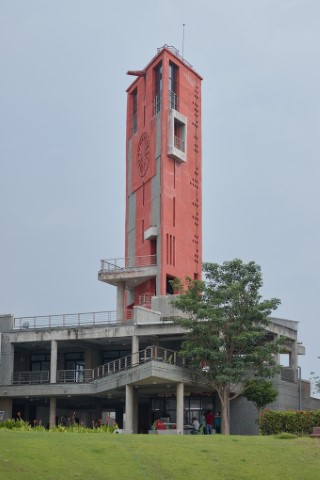
#> input picture Lalminar.jpg, 320 x 480 px
$ jupyter execute LabAssignment6.ipynb
#> lines starting #> are read from the running program, lines starting #| are printed output that depends on the picture
[cell 1]
import numpy as np
import matplotlib.pyplot as plt
import pandas as pd
import cv2
import scipy

# Question 1
Plot the PMF and CDF of Bernoulli, Geometric, Binomial, and Poission random variables. Choose various values of parameters.

[cell 2]
# bernauli random variable
# for p=0.5
p=0.5
bernauli_distr=np.random.binomial(1,p,1000)
p=0.3
bernauli_distr1=np.random.binomial(1,p,1000)
p=0.7
bernauli_distr2=np.random.binomial(1,p,1000)
p=0.9
bernauli_distr3=np.random.binomial(1,p,1000)
# plot the pmf
plt.figure(figsize=(10,10))
plt.subplot(2,2,1)
plt.hist(bernauli_distr)
plt.title("PMF of Bernauli random variable for p=0.5")
plt.subplot(2,2,2)
plt.hist(bernauli_distr1)
plt.title("PMF of Bernauli random variable for p=0.3")
plt.subplot(2,2,3)
plt.hist(bernauli_distr2)
plt.title("PMF of Bernauli random variable for p=0.7")
plt.subplot(2,2,4)
plt.hist(bernauli_distr3)
plt.title("PMF of Bernauli random variable for p=0.9")
plt.show()

# plot the cdf
plt.figure(figsize=(10,10))
plt.subplot(2,2,1)
plt.hist(bernauli_distr,cumulative=True)
plt.title("CDF of Bernauli random variable for p=0.5")
plt.subplot(2,2,2)
plt.hist(bernauli_distr1,cumulative=True)
plt.title("CDF of Bernauli random variable for p=0.3")
plt.subplot(2,2,3)
plt.hist(bernauli_distr2,cumulative=True)
plt.title("CDF of Bernauli random variable for p=0.7")
plt.subplot(2,2,4)
plt.hist(bernauli_distr3,cumulative=True)
plt.title("CDF of Bernauli random variable for p=0.9")
plt.show()

# for geometric random variable
# for p=0.5
p=0.5
geometric_distr=np.random.geometric(p,1000)
p=0.3
geometric_distr1=np.random.geometric(p,1000)
p=0.7
geometric_distr2=np.random.geometric(p,1000)
p=0.9
geometric_distr3=np.random.geometric(p,1000)
# plot the pmf
plt.figure(figsize=(10,10))
plt.subplot(2,2,1)
plt.hist(geometric_distr)
plt.title("PMF of Geometric random variable for p=0.5")
plt.subplot(2,2,2)
plt.hist(geometric_distr1)
plt.title("PMF of Geometric random variable for p=0.3")
plt.subplot(2,2,3)
plt.hist(geometric_distr2)
plt.title("PMF of Geometric random variable for p=0.7")
plt.subplot(2,2,4)
plt.hist(geometric_distr3)
plt.title("PMF of Geometric random variable for p=0.9")
plt.show()
# cdf
plt.figure(figsize=(10,10))
plt.subplot(2,2,1)
plt.hist(geometric_distr,cumulative=True)
plt.title("CDF of Geometric random variable for p=0.5")
plt.subplot(2,2,2)
plt.hist(geometric_distr1,cumulative=True)
plt.title("CDF of Geometric random variable for p=0.3")
plt.subplot(2,2,3)
plt.hist(geometric_distr2,cumulative=True)
plt.title("CDF of Geometric random variable for p=0.7")
plt.subplot(2,2,4)
plt.hist(geometric_distr3,cumulative=True)
plt.title("CDF of Geometric random variable for p=0.9")
plt.show()

# for binomial random variable
# for p=0.5
p=0.5
binomial_distr=np.random.binomial(10,p,1000)
p=0.3
binomial_distr1=np.random.binomial(10,p,1000)
p=0.7
binomial_distr2=np.random.binomial(10,p,1000)
p=0.9
binomial_distr3=np.random.binomial(10,p,1000)
# plot the pmf
plt.figure(figsize=(10,10))
plt.subplot(2,2,1)
plt.hist(binomial_distr)
plt.title("PMF of Binomial random variable for p=0.5")
plt.subplot(2,2,2)
plt.hist(binomial_distr1)
plt.title("PMF of Binomial random variable for p=0.3")
plt.subplot(2,2,3)
plt.hist(binomial_distr2)
plt.title("PMF of Binomial random variable for p=0.7")
plt.subplot(2,2,4)
plt.hist(binomial_distr3)
plt.title("PMF of Binomial random variable for p=0.9")
plt.show()
# cdf
plt.figure(figsize=(10,10))
plt.subplot(2,2,1)
plt.hist(binomial_distr,cumulative=True)
plt.title("CDF of Binomial random variable for p=0.5")
plt.subplot(2,2,2)
plt.hist(binomial_distr1,cumulative=True)
plt.title("CDF of Binomial random variable for p=0.3")
plt.subplot(2,2,3)
plt.hist(binomial_distr2,cumulative=True)
plt.title("CDF of Binomial random variable for p=0.7")
plt.subplot(2,2,4)
plt.hist(binomial_distr3,cumulative=True)
plt.title("CDF of Binomial random variable for p=0.9")
plt.show()

# for poisson random variable
# for lambda=5
lam=5
poisson_distr=np.random.poisson(lam,1000)
lam=3
poisson_distr1=np.random.poisson(lam,1000)
lam=7
poisson_distr2=np.random.poisson(lam,1000)
lam=9
poisson_distr3=np.random.poisson(lam,1000)
# plot the pmf
plt.figure(figsize=(10,10))
plt.subplot(2,2,1)
plt.hist(poisson_distr)
plt.title("PMF of Poisson random variable for lambda=5")
plt.subplot(2,2,2)
plt.hist(poisson_distr1)
plt.title("PMF of Poisson random variable for lambda=3")
plt.subplot(2,2,3)
plt.hist(poisson_distr2)
plt.title("PMF of Poisson random variable for lambda=7")
plt.subplot(2,2,4)
plt.hist(poisson_distr3)
plt.title("PMF of Poisson random variable for lambda=9")
plt.show()
# cdf
plt.figure(figsize=(10,10))
plt.subplot(2,2,1)
plt.hist(poisson_distr,cumulative=True)
plt.title("CDF of Poisson random variable for lambda=5")
plt.subplot(2,2,2)
plt.hist(poisson_distr1,cumulative=True)
plt.title("CDF of Poisson random variable for lambda=3")
plt.subplot(2,2,3)
plt.hist(poisson_distr2,cumulative=True)
plt.title("CDF of Poisson random variable for lambda=7")
plt.subplot(2,2,4)
plt.hist(poisson_distr3,cumulative=True)
plt.title("CDF of Poisson random variable for lambda=9")
plt.show()

# Question 2
Show the equivalence and the difference between various choices of parameters for Binomial and Poission distributions. Use both PMF and CDF.

[cell 3]
# Show the equivalence and the difference between various choices of parameters for Binomial and Poission distributions. Use both PMF and CDF.
binomial_distri=np.random.binomial(10,0.5,1000)
poisson_distri=np.random.poisson(5,1000)
plt.figure(figsize=(10,10))
plt.subplot(2,2,1)
plt.hist(binomial_distri)
plt.title("PMF of Binomial random variable for n=10 and p=0.5")
plt.subplot(2,2,2)
plt.hist(poisson_distri)
plt.title("PMF of Poisson random variable for lambda=5")
plt.subplot(2,2,3)
plt.hist(binomial_distri,cumulative=True)
plt.title("CDF of Binomial random variable for n=10 and p=0.5")
plt.subplot(2,2,4)
plt.hist(poisson_distri,cumulative=True)
plt.title("CDF of Poisson random variable for lambda=5")
plt.show()

# Question 3
Read an image and add different amounts of Gaussian Noise and display the corrupted images.

[cell 4]
import copy
# download the image from https://raw.githubusercontent.com/cpatel321/cpatel321/main/Lalminar.jpg
img = cv2.imread('Lalminar.jpg', 0)
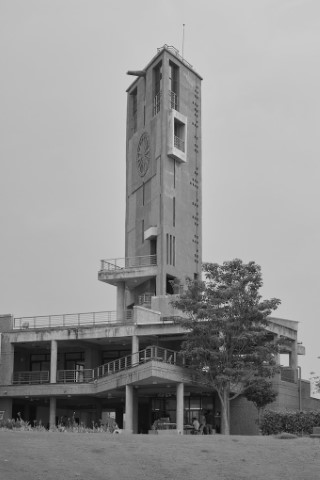
#> img: shape (480, 320); min 5, max 213, mean 146.5
mean = 0
plt.figure(figsize=(20,20))
plt.subplot(1,5,1)
var=0
sigma = var**0.5
gaussian_array = np.random.normal(mean, sigma, (img.shape))
gaussian_added=gaussian_array+copy.deepcopy(img)
plt.imshow(gaussian_added,cmap='gray')
plt.title("Original image")

plt.xticks([])
plt.yticks([])


plt.subplot(1,5,2)
var=20
sigma = var**0.5
gaussian_array = np.random.normal(mean, sigma, (img.shape))
gaussian_added=gaussian_array+copy.deepcopy(img)
plt.imshow(gaussian_added,cmap='gray')
plt.title("Variance=20")
plt.xticks([])
plt.yticks([])

plt.subplot(1,5,3)
var=50
sigma = var**0.5
gaussian_array = np.random.normal(mean, sigma, (img.shape))
gaussian_added=gaussian_array+copy.deepcopy(img)
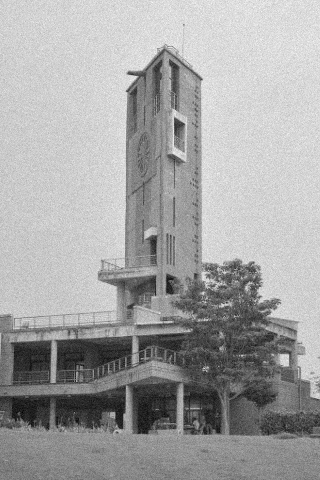
#> gaussian_added: shape (480, 320) float64; min -13.56, max 234.9, mean 146.6; drawn with min black and max white
plt.imshow(gaussian_added,cmap='gray')
plt.title("Variance=50")
plt.xticks([])
plt.yticks([])

plt.subplot(1,5,4)
var=70
sigma = var**0.5
gaussian_array = np.random.normal(mean, sigma, (img.shape))
gaussian_added=gaussian_array+copy.deepcopy(img)
plt.imshow(gaussian_added,cmap='gray')
plt.title("Variance=70")
plt.xticks([])
plt.yticks([])


plt.subplot(1,5,5)
var=100
sigma = var**0.5
gaussian_array = np.random.normal(mean, sigma, (img.shape))
gaussian_added=gaussian_array+copy.deepcopy(img)
plt.imshow(gaussian_added,cmap='gray')
plt.title("Variance=100")
plt.xticks([])
plt.yticks([])

plt.show()

# Question 4
Plot the PDF and CDF of the following random variables for different parameter values.
- Uniform
- Exponential
- Rayleigh
- Laplacian
- Gaussian (Normal)
- Chi-square
- Erlang a
- Log-normal
- Cauchy
- Beta
- Weibull

# Acknowledgement
I don't know most of the distribution and I still don't know many of the distributions used in first and this question. I have used numpy and scipy's documentations and many 3rd party programming sites like geeksforggeeks. And special thanks to openai.

[cell 5]
# for uniform random variable
uniform_distr=np.random.uniform(0,1,1000)
uniform_distr1=np.random.uniform(0,2,1000)
uniform_distr2=np.random.uniform(0,3,1000)
uniform_distr3=np.random.uniform(0,4,1000)
# plot the pmf
plt.figure(figsize=(10,10))
plt.subplot(2,2,1)
plt.hist(uniform_distr)
plt.title("PMF of Uniform random variable for a=0 and b=1")
plt.subplot(2,2,2)
plt.hist(uniform_distr1)
plt.title("PMF of Uniform random variable for a=0 and b=2")
plt.subplot(2,2,3)
plt.hist(uniform_distr2)
plt.title("PMF of Uniform random variable for a=0 and b=3")
plt.subplot(2,2,4)
plt.hist(uniform_distr3)
plt.title("PMF of Uniform random variable for a=0 and b=4")
plt.show()
# plot the cdf
plt.figure(figsize=(10,10))
plt.subplot(2,2,1)
plt.hist(uniform_distr,cumulative=True)
plt.title("CDF of Uniform random variable for a=0 and b=1")
plt.subplot(2,2,2)
plt.hist(uniform_distr1,cumulative=True)
plt.title("CDF of Uniform random variable for a=0 and b=2")
plt.subplot(2,2,3)
plt.hist(uniform_distr2,cumulative=True)
plt.title("CDF of Uniform random variable for a=0 and b=3")
plt.subplot(2,2,4)
plt.hist(uniform_distr3,cumulative=True)
plt.title("CDF of Uniform random variable for a=0 and b=4")
plt.show()
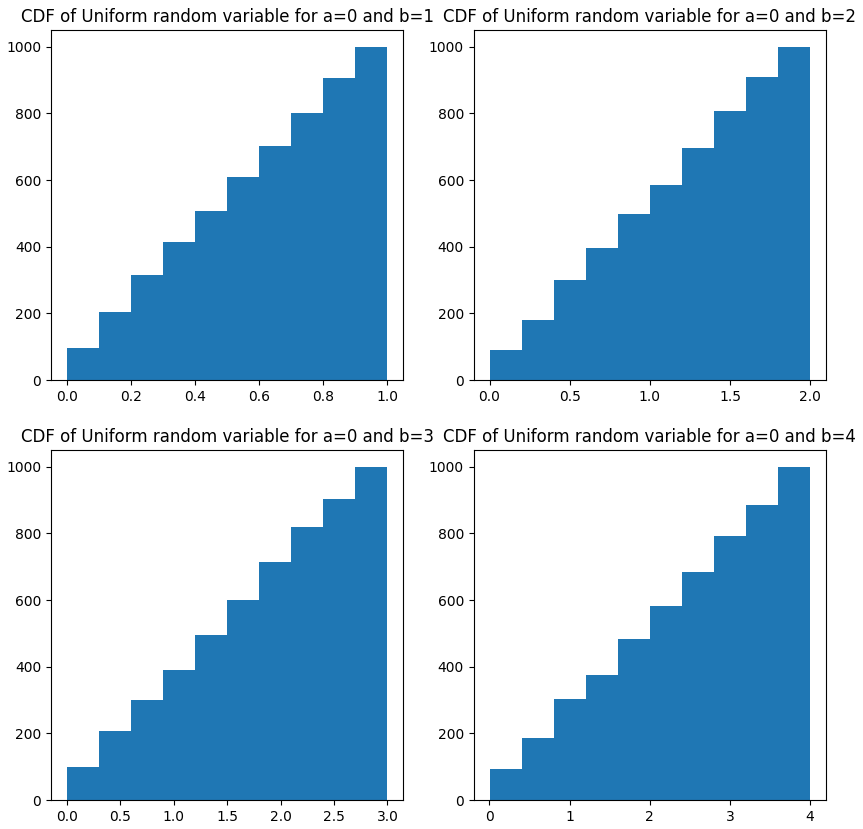
#> figure drawn by matplotlib, 4 panels; panel 1: tallest bar 1000 high, from x = 0.9 to 1; panel 2: tallest bar 1000 high, from x = 1.8 to 2; panel 3: tallest bar 1000 high, from x = 2.7 to 3; panel 4: tallest bar 1000 high, from x = 3.6 to 4

# for exponential random variable
np.random.exponential()
exponential_distr=np.random.exponential(1,1000)
exponential_distr1=np.random.exponential(2,1000)
exponential_distr2=np.random.exponential(3,1000)
exponential_distr3=np.random.exponential(4,1000)
# plot the pmf
plt.figure(figsize=(10,10))
plt.subplot(2,2,1)
plt.hist(exponential_distr)
plt.title("PMF of Exponential random variable for lambda=1")
plt.subplot(2,2,2)
plt.hist(exponential_distr1)
plt.title("PMF of Exponential random variable for lambda=2")
plt.subplot(2,2,3)
plt.hist(exponential_distr2)
plt.title("PMF of Exponential random variable for lambda=3")
plt.subplot(2,2,4)
plt.hist(exponential_distr3)
plt.title("PMF of Exponential random variable for lambda=4")
plt.show()
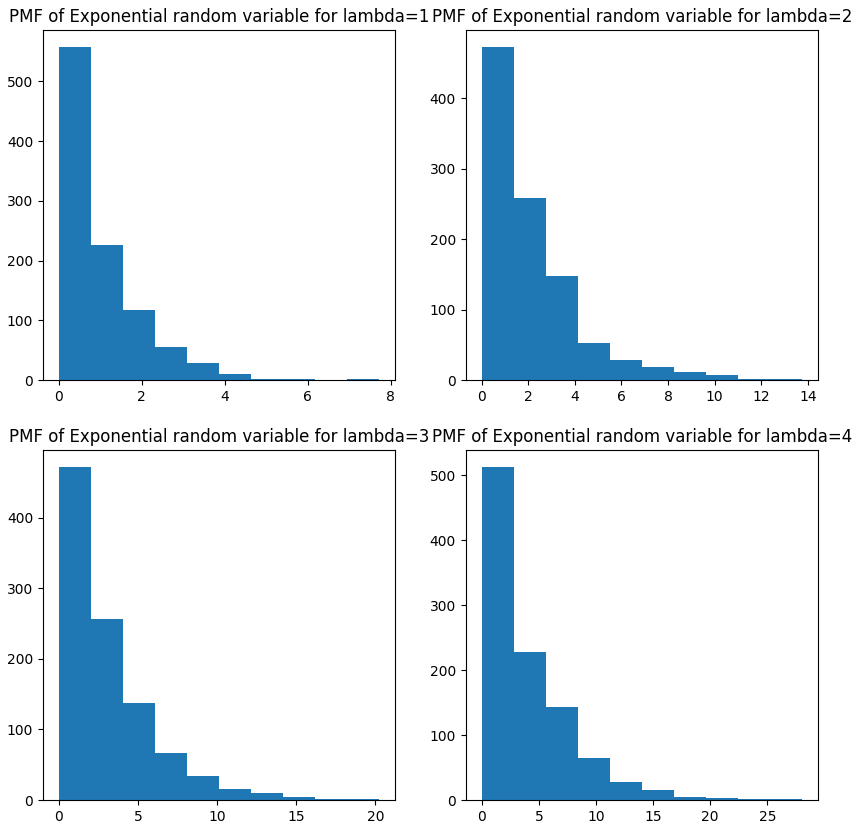
#> figure drawn by matplotlib, 4 panels; panel 1: tallest bar 558 high, from x = 0.00449 to 0.777; panel 2: tallest bar 473 high, from x = 0.00107 to 1.38; panel 3: tallest bar 472 high, from x = 0.00524 to 2.03; panel 4: tallest bar 513 high, from x = 0.000434 to 2.8
# plot the cdf
plt.figure(figsize=(10,10))
plt.subplot(2,2,1)
plt.hist(exponential_distr,cumulative=True)
plt.title("CDF of Exponential random variable for lambda=1")
plt.subplot(2,2,2)
plt.hist(exponential_distr1,cumulative=True)
plt.title("CDF of Exponential random variable for lambda=2")
plt.subplot(2,2,3)
plt.hist(exponential_distr2,cumulative=True)
plt.title("CDF of Exponential random variable for lambda=3")
plt.subplot(2,2,4)
plt.hist(exponential_distr3,cumulative=True)
plt.title("CDF of Exponential random variable for lambda=4")
plt.show()
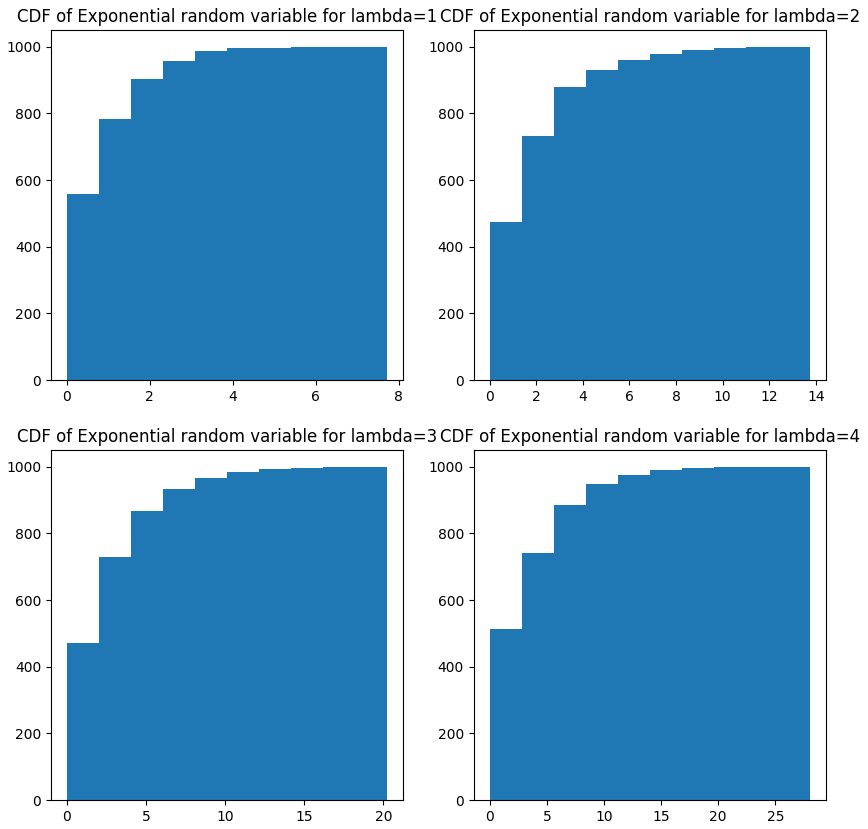
#> figure drawn by matplotlib, 4 panels; panel 1: tallest bar 1000 high, from x = 6.96 to 7.73; panel 2: tallest bar 1000 high, from x = 12.37 to 13.75; panel 3: tallest bar 1000 high, from x = 18.22 to 20.25; panel 4: tallest bar 1000 high, from x = 25.23 to 28.03

# for rayleigh random variable
rayleigh_distr=np.random.rayleigh(1,1000)
rayleigh_distr1=np.random.rayleigh(2,1000)
rayleigh_distr2=np.random.rayleigh(3,1000)
rayleigh_distr3=np.random.rayleigh(4,1000)
# plot the pmf
plt.figure(figsize=(10,10))
plt.subplot(2,2,1)
plt.hist(rayleigh_distr)
plt.title("PMF of Rayleigh random variable for sigma=1")
plt.subplot(2,2,2)
plt.hist(rayleigh_distr1)
plt.title("PMF of Rayleigh random variable for sigma=2")
plt.subplot(2,2,3)
plt.hist(rayleigh_distr2)
plt.title("PMF of Rayleigh random variable for sigma=3")
plt.subplot(2,2,4)
plt.hist(rayleigh_distr3)
plt.title("PMF of Rayleigh random variable for sigma=4")
plt.show()
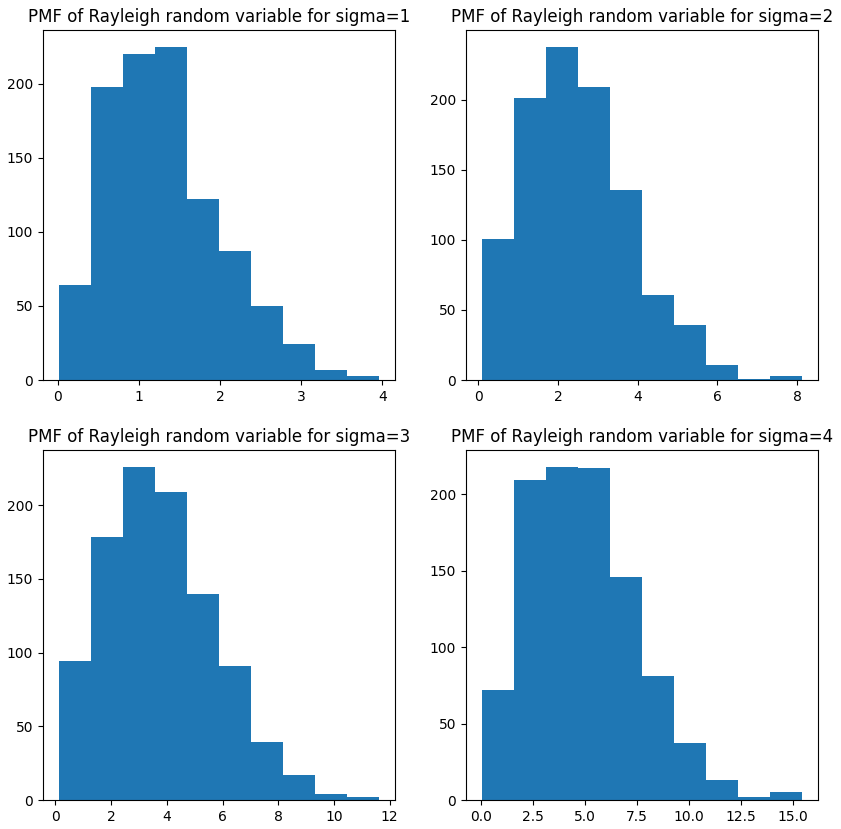
#> figure drawn by matplotlib, 4 panels; panel 1: tallest bar 225 high, from x = 1.2 to 1.6; panel 2: tallest bar 238 high, from x = 1.7 to 2.5; panel 3: tallest bar 226 high, from x = 2.43 to 3.58; panel 4: tallest bar 218 high, from x = 3.1 to 4.64
# plot the cdf
plt.figure(figsize=(10,10))
plt.subplot(2,2,1)
plt.hist(rayleigh_distr,cumulative=True)
plt.title("CDF of Rayleigh random variable for sigma=1")
plt.subplot(2,2,2)
plt.hist(rayleigh_distr1,cumulative=True)
plt.title("CDF of Rayleigh random variable for sigma=2")
plt.subplot(2,2,3)
plt.hist(rayleigh_distr2,cumulative=True)
plt.title("CDF of Rayleigh random variable for sigma=3")
plt.subplot(2,2,4)
plt.hist(rayleigh_distr3,cumulative=True)
plt.title("CDF of Rayleigh random variable for sigma=4")
plt.show()
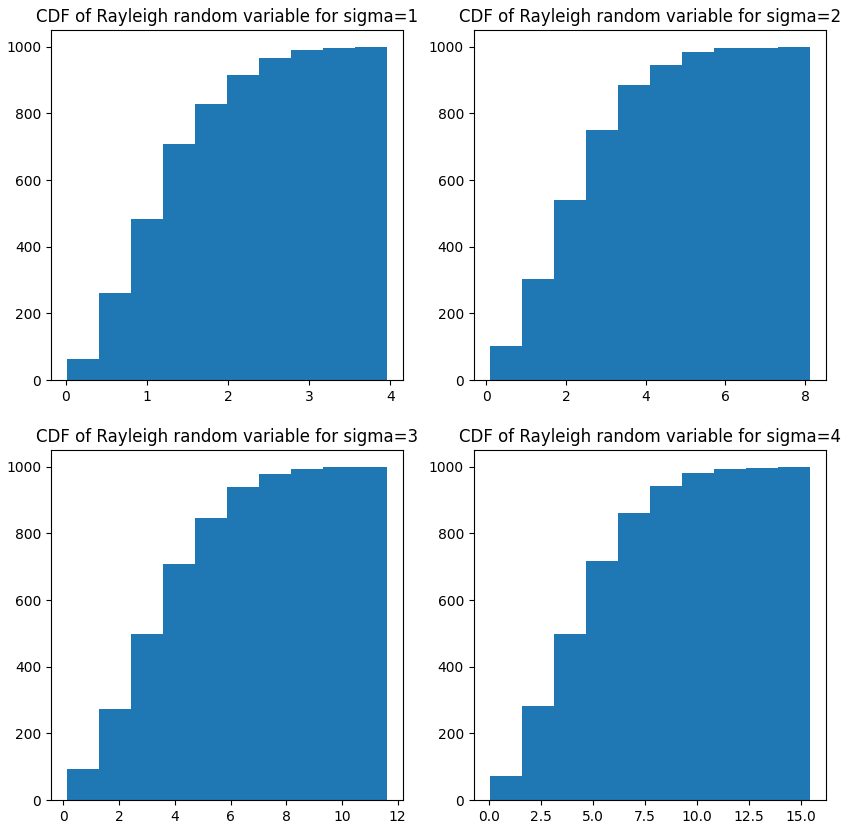
#> figure drawn by matplotlib, 4 panels; panel 1: tallest bar 1000 high, from x = 3.57 to 3.96; panel 2: tallest bar 1000 high, from x = 7.32 to 8.13; panel 3: tallest bar 1000 high, from x = 10.48 to 11.63; panel 4: tallest bar 1000 high, from x = 13.9 to 15.44

# for laplacian random variable
laplacian_distr=np.random.laplace(1,1,1000)
laplacian_distr1=np.random.laplace(2,2,1000)
laplacian_distr2=np.random.laplace(3,3,1000)
laplacian_distr3=np.random.laplace(4,4,1000)
# plot the pmf
plt.figure(figsize=(10,10))
plt.subplot(2,2,1)
plt.hist(laplacian_distr)
plt.title("PMF of Laplacian random variable for mu=1 and b=1")
plt.subplot(2,2,2)
plt.hist(laplacian_distr1)
plt.title("PMF of Laplacian random variable for mu=2 and b=2")
plt.subplot(2,2,3)
plt.hist(laplacian_distr2)
plt.title("PMF of Laplacian random variable for mu=3 and b=3")
plt.subplot(2,2,4)
plt.hist(laplacian_distr3)
plt.title("PMF of Laplacian random variable for mu=4 and b=4")
plt.show()
# plot the cdf
plt.figure(figsize=(10,10))
plt.subplot(2,2,1)
plt.hist(laplacian_distr,cumulative=True)
plt.title("CDF of Laplacian random variable for mu=1 and b=1")
plt.subplot(2,2,2)
plt.hist(laplacian_distr1,cumulative=True)
plt.title("CDF of Laplacian random variable for mu=2 and b=2")
plt.subplot(2,2,3)
plt.hist(laplacian_distr2,cumulative=True)
plt.title("CDF of Laplacian random variable for mu=3 and b=3")
plt.subplot(2,2,4)
plt.hist(laplacian_distr3,cumulative=True)
plt.title("CDF of Laplacian random variable for mu=4 and b=4")
plt.show()
#> (the rest of the program and of its run is left out)
